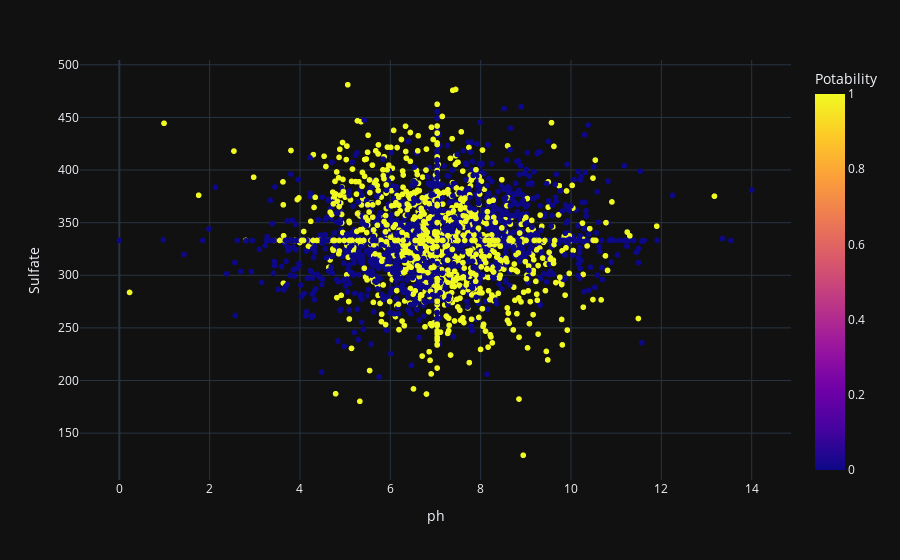

The code cell stored with this chart in its notebook:
### Code cell
fig=px.scatter(df,x='ph',y='Sulfate',color='Potability',template="plotly_dark")
fig.show()

### Figure 1 — Plotly figure (JSON) as saved in the notebook; plotly's stock layout.template omitted (floating-point values rounded to 4 significant figures; data arrays with more than 128 entries replaced by an {"elided": "..."} marker saying what was removed)
{"data": [{"hovertemplate": "ph=%{x}<br>Sulfate=%{y}<br>Potability=%{marker.color}<extra></extra>", "legendgroup": "", "marker": {"color": {"elided": "3276 int values"}, "coloraxis": "coloraxis", "symbol": "circle"}, "mode": "markers", "name": "", "showlegend": false, "type": "scattergl", "x": {"elided": "3276 float values"}, "xaxis": "x", "y": {"elided": "3276 float values"}, "yaxis": "y"}], "layout": {"coloraxis": {"colorbar": {"title": {"text": "Potability"}}, "colorscale": [[0, "#0d0887"], [0.1111, "#46039f"], [0.2222, "#7201a8"], [0.3333, "#9c179e"], [0.4444, "#bd3786"], [0.5556, "#d8576b"], [0.6667, "#ed7953"], [0.7778, "#fb9f3a"], [0.8889, "#fdca26"], [1, "#f0f921"]]}, "legend": {"tracegroupgap": 0}, "margin": {"t": 60}, "xaxis": {"anchor": "y", "domain": [0, 1], "title": {"text": "ph"}}, "yaxis": {"anchor": "x", "domain": [0, 1], "title": {"text": "Sulfate"}}}}
